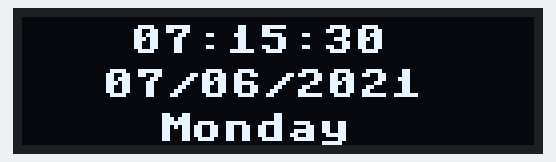
Bench run of a program on a simulated Raspberry Pi Pico running MicroPython. On the bench: 128×32 one-colour display. The clock reads 2024-03-15 10:24:30 at power-on unless the program sets it; what the program prints to the serial console is not drawn.

Above: at 0.1 s.
At 7.3 s:
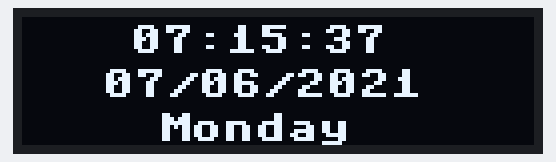
At 12.4 s:
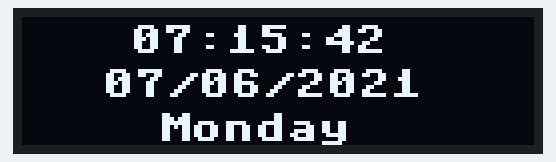
At 18.6 s:
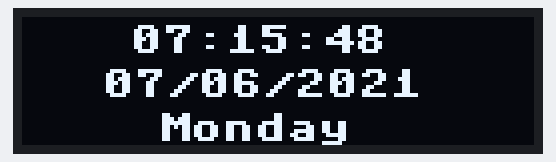
At 27.8 s:
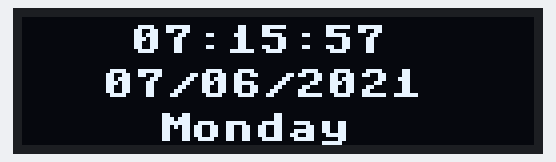
At 38.1 s:
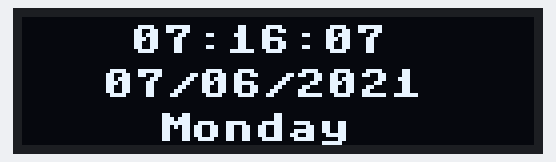

The program:

main.py
```python
from machine import Pin, I2C
from ssd1306 import SSD1306_I2C
import time

i2c = I2C(1, scl=Pin(7), sda=Pin(6), freq=200000)
oled = SSD1306_I2C(128, 32, i2c, 0x3c)

#sec min hour week day mout year
NowTime = b'\x30\x15\x07\x02\x07\x06\x21'
w  = ["Sunday","Monday","Tuesday","Wednesday","Thurday","Friday","Saturday"];

bus = I2C(1,scl=Pin(7),sda=Pin(6))

address = 0x68
register = 0x00

def ds3231SetTime():
    bus.writeto_mem(int(address),int(register),NowTime)

def ds3231ReadTime():
    return bus.readfrom_mem(int(address),int(register),7);

ds3231SetTime()

while 1:
    t = ds3231ReadTime()
    a = t[0]&0x7F  #sec
    b = t[1]&0x7F  #min
    c = t[2]&0x3F  #hour
    d = t[3]&0x07  #week
    e = t[4]&0x3F  #day
    f = t[5]&0x1F  #mouth
    print("20%x/%02x/%02x %02x:%02x:%02x %s" %(t[6],t[5],t[4],t[2],t[1],t[0],w[t[3]-1]))

    oled.fill(0)
    oled.text("%02x:%02x:%02x" %(t[2],t[1],t[0]), 27, 2)
    oled.text("%02x/%02x/20%x" %(t[4],t[5],t[6]), 20, 13)
    oled.text((w[t[3]-1]), 34, 24)
    oled.show()

    time.sleep(1)
```

Measured:
- what the display in image 1 shows lasts 1.1 s, from 7.2 s to 8.3 s
